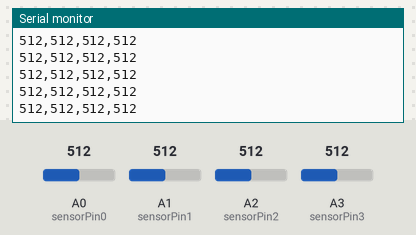
This sketch was run on a simulated Arduino Uno, built with avr-gcc and run on an emulated ATmega328P. Parts: the last lines printed to the serial monitor. The test bench sets the inputs (shaded band); at power-on: A0 (sensorPin0) = 512, A1 (sensorPin1) = 512, A2 (sensorPin2) = 512, A3 (sensorPin3) = 512.

Above: at 1.2 s.
1.3 s: A0 (sensorPin0) set to 716
At 1.34 s:
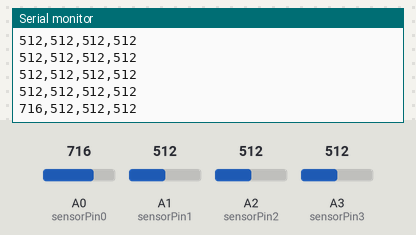
4.3 s: A1 (sensorPin1) set to 716
At 4.31 s:
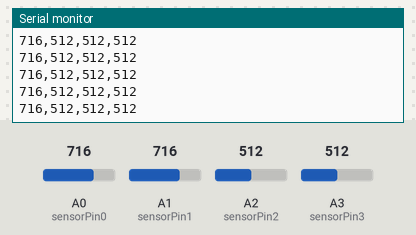
5.8 s: A2 (sensorPin2) set to 716
At 5.84 s:
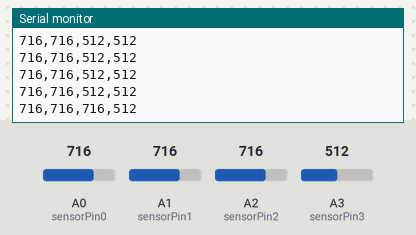
7.3 s: A3 (sensorPin3) set to 716
At 7.32 s:
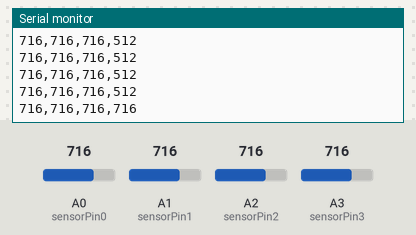
8.8 s: A0 (sensorPin0) set to 992
At 8.8 s:
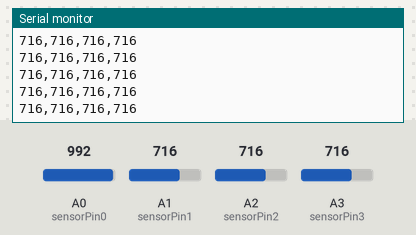
10.3 s: A1 (sensorPin1) set to 992
At 10.34 s:
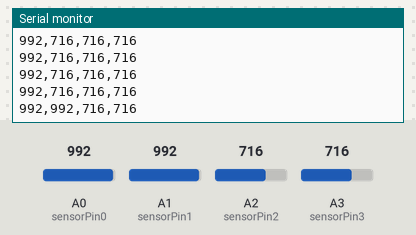
Timing chart, 0 to 12.8 s (numbered marks = the images above; inputs shaded):
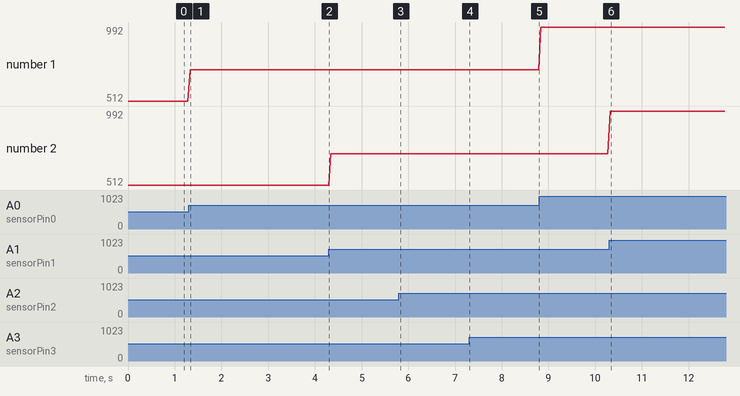

The sketch:

_4Photosensor_Serial.ino
```cpp
const int sensorPin0 = A0;
const int sensorPin1 = A1;
const int sensorPin2 = A2;
const int sensorPin3 = A3;


void setup()
{
  Serial.begin(9600);

}


void loop(){
  Serial.print(analogRead(sensorPin0));
  Serial.print(",");
  Serial.print(analogRead(sensorPin1));
  Serial.print(",");
  Serial.print(analogRead(sensorPin2));
  Serial.print(",");
  Serial.println(analogRead(sensorPin3));
  delay(50);


}
```

Measured:
- after the input at 1.3 s, the serial monitor: prints a new line at once (image 1)
- after the input at 5.8 s, the serial monitor: prints a new line at once (image 3)
- after the input at 7.3 s, the serial monitor: prints a new line at once (image 4)
- after the input at 10.3 s, the serial monitor: prints a new line at once (image 6)
- plotted number 1: 512 → 716 after the input at 1.3 s, 716 → 992 after the input at 8.8 s
